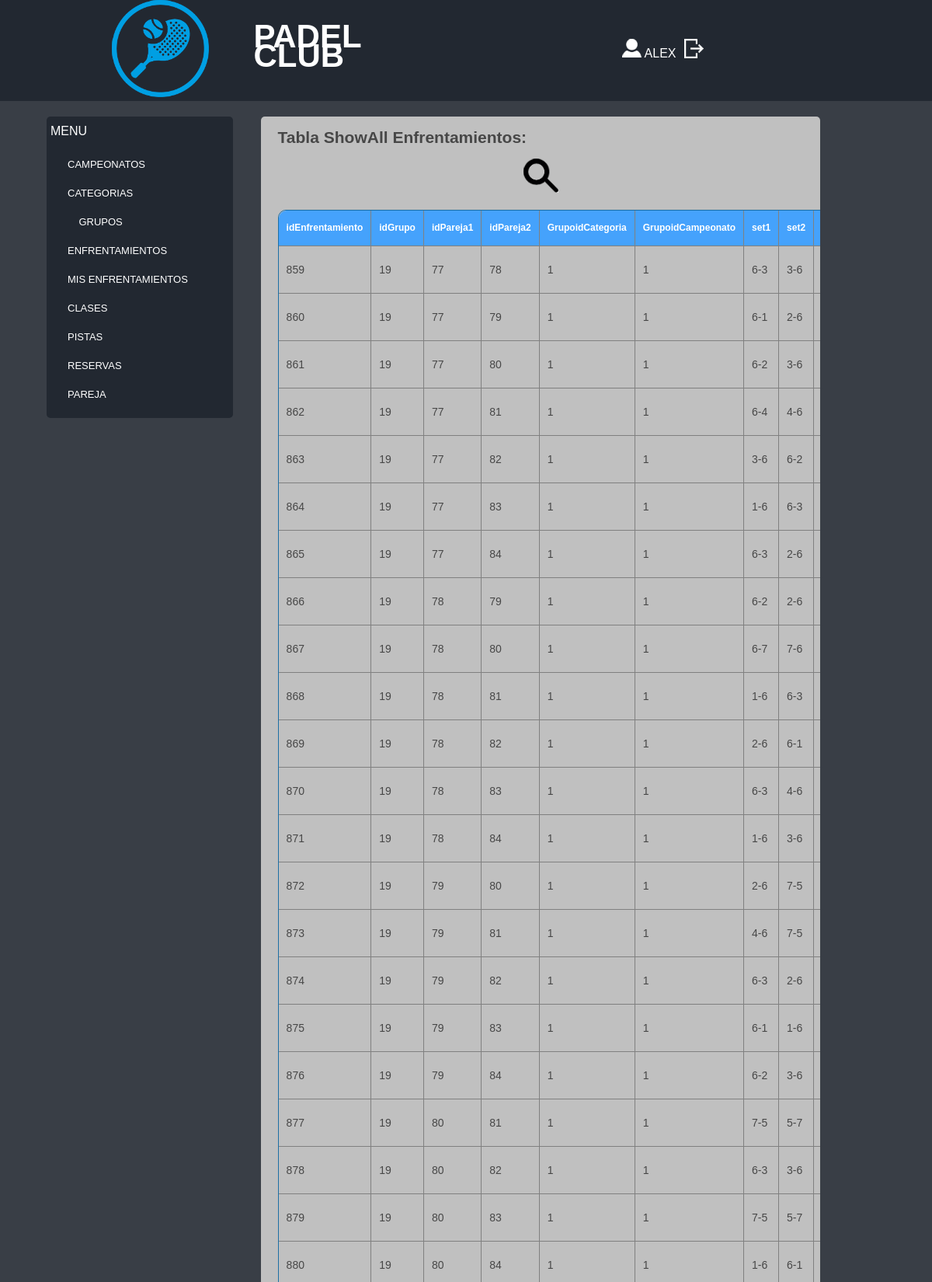
The page /Controllers/ENFRENTAMIENTOS_Controller.php (signed in, upper part) on the database its author committed.
### tables this page shows
CREATE TABLE `ENFRENTAMIENTO` (
  `idEnfrentamiento` int(10) NOT NULL,
  `idGrupo` int(10) NOT NULL,
  `idPareja1` int(10) NOT NULL,
  `idPareja2` int(10) NOT NULL,
  `GrupoidCategoria` int(10) NOT NULL,
  `GrupoidCampeonato` int(10) NOT NULL,
  `set1` varchar(3) DEFAULT '0-0',
  `set2` varchar(3) DEFAULT '0-0',
  `set3` varchar(3) DEFAULT '0-0',
  `fechaPropuesta` date DEFAULT NULL,
  `horaPropuesta` time DEFAULT NULL
);

### Models/ENFRENTAMIENTOS_Model.php (called while the page is built, shortened)
<?php
class ENFRENTAMIENTOS_Model {
	var $mysqli;
function __construct($idEnfrentamiento,$idGrupo,$idPareja1,$idPareja2,$GrupoIdCategoria,$GrupoIdCampeonato,$set1,$set2,$set3){
	include_once 'Access_DB.php';
	$this->mysqli = ConnectDB();
}
function _SHOWALL(){
	$sql = "SELECT * FROM ENFRENTAMIENTO";
	$result = $this->mysqli->query($sql);
	if($result ->num_rows >0){
		$j = 0;
		while($tupla = mysqli_fetch_assoc($result)){
		   $tuplas[$j] = $tupla;
		   $j++;
		}
		return $tuplas;
	}
	else{
		return  false;
	}
}
}
?>

### Models/Access_DB.php (called while the page is built)
<?php
function ConnectDB()
{
    $mysqli = new mysqli("", 'root', '' , 'ABP_11');
	if ($mysqli->connect_errno) {
		include '../View/MESSAGE_View.php';
		new MESSAGE("Fallo al conectar a MySQL: (" . $mysqli->connect_errno . ") " . $mysqli->connect_error, './index.php');
		return false;
	}
	else{
		return $mysqli;
	}
}
?>

### Views/ENFRENTAMIENTOS_SHOWALL_View.php (the view, shortened to what this page needs)
<?php
class ENFRENTAMIENTO_SHOWALL {
	function __construct($search,$lista,$array,$volver){
		$this->search = $search;
		$this->lista = $lista;
		$this->datos = $array;
		$this->render();
	}
	function render(){
		include 'Header.php';
?>
<div style="overflow-x:auto;">
				<h2><?php if(!$this->search){ echo 'Tabla ShowAll Enfrentamientos';}else{echo 'Tabla Busqueda Enfrentamientos';} ?>:</h2>
					<div id="anhadir-borrar" style="text-align: center;">
							<a href="<?php $_SERVER['PHP_SELF'] ?>?action=SEARCH"><img src="../Views/images/busqueda.png"></a>
					</div>
					<table class="tablas separador">
						<tr>
						<?php
						for($i=0; $i<count($this->lista);$i++){
								echo "<th>".$this->lista[$i]."</th>";
						}
						echo "<th>Acciones</th></tr>";
							for($j=0;$j<count($this->datos);$j++){
								echo "<tr>";
								for($i=0; $i<count($this->lista);$i++){
										echo "<td>".$this->datos[$j][($this->lista)[$i]]."</td>";
								}
								echo '<td><a href="'.$_SERVER['PHP_SELF'].'?action=SHOWCURRENT&'.($this->lista)[0].'='.$this->datos[$j][($this->lista)[0]].'"><img src="../Views/images/busqueda2.png"></a></td></tr>';
							}
							?>
					</table>
</div>
<?php
	include 'Footer.php';
	}
}
?>

### Views/css/style.css (style rules this page uses)
* { margin:0px; padding:0px; }
html, body { width:100%; padding:0; margin:0; }
body { background: #393E46;color: #474747;font: 14px/25px Arial, Helvetica, sans-serif; }
.content a { text-decoration:none; font-size:16px; }
.content p,h2,h3,h4,form,table { margin-left:3%; margin-right:3%; margin-top:2%; margin-bottom:2%; }
#anhadir-borrar { margin: 0 auto; }
.tablas { border: 1px solid #1C6EA4; border-collapse: collapse; overflow-x:auto; }
td { padding:10px; }
th { background-color: #45A2FC; padding:10px; color: #FFFFFF; font-size: 12px; }
.separador { border-radius: 10px; border-spacing: 0; border-collapse: separate; }
.separador td, table.separador th { border-bottom: 1px solid Gray; border-right: 1px solid Gray; }
.separador tr:first-child th:first-child, table.separador tr:first-child td:first-child { border-top-left-radius: 10px }

### rows shown on the page
enfrentamiento: idEnfrentamiento "859", idGrupo "19", idPareja1 "77", idPareja2 "78", GrupoidCategoria "1", GrupoidCampeonato "1", set1 "6-3", set2 "3-6"
enfrentamiento: idEnfrentamiento "860", idGrupo "19", idPareja1 "77", idPareja2 "79", GrupoidCategoria "1", GrupoidCampeonato "1", set1 "6-1", set2 "2-6"
enfrentamiento: idEnfrentamiento "861", idGrupo "19", idPareja1 "77", idPareja2 "80", GrupoidCategoria "1", GrupoidCampeonato "1", set1 "6-2", set2 "3-6"
enfrentamiento: idEnfrentamiento "862", idGrupo "19", idPareja1 "77", idPareja2 "81", GrupoidCategoria "1", GrupoidCampeonato "1", set1 "6-4", set2 "4-6"
enfrentamiento: idEnfrentamiento "863", idGrupo "19", idPareja1 "77", idPareja2 "82", GrupoidCategoria "1", GrupoidCampeonato "1", set1 "3-6", set2 "6-2"
enfrentamiento: idEnfrentamiento "864", idGrupo "19", idPareja1 "77", idPareja2 "83", GrupoidCategoria "1", GrupoidCampeonato "1", set1 "1-6", set2 "6-3"
enfrentamiento: idEnfrentamiento "865", idGrupo "19", idPareja1 "77", idPareja2 "84", GrupoidCategoria "1", GrupoidCampeonato "1", set1 "6-3", set2 "2-6"
enfrentamiento: idEnfrentamiento "866", idGrupo "19", idPareja1 "78", idPareja2 "79", GrupoidCategoria "1", GrupoidCampeonato "1", set1 "6-2", set2 "2-6"
enfrentamiento: idEnfrentamiento "867", idGrupo "19", idPareja1 "78", idPareja2 "80", GrupoidCategoria "1", GrupoidCampeonato "1", set1 "6-7", set2 "7-6"
enfrentamiento: idEnfrentamiento "868", idGrupo "19", idPareja1 "78", idPareja2 "81", GrupoidCategoria "1", GrupoidCampeonato "1", set1 "1-6", set2 "6-3"
enfrentamiento: idEnfrentamiento "869", idGrupo "19", idPareja1 "78", idPareja2 "82", GrupoidCategoria "1", GrupoidCampeonato "1", set1 "2-6", set2 "6-1"
enfrentamiento: idEnfrentamiento "870", idGrupo "19", idPareja1 "78", idPareja2 "83", GrupoidCategoria "1", GrupoidCampeonato "1", set1 "6-3", set2 "4-6"
enfrentamiento: idEnfrentamiento "871", idGrupo "19", idPareja1 "78", idPareja2 "84", GrupoidCategoria "1", GrupoidCampeonato "1", set1 "1-6", set2 "3-6"
enfrentamiento: idEnfrentamiento "872", idGrupo "19", idPareja1 "79", idPareja2 "80", GrupoidCategoria "1", GrupoidCampeonato "1", set1 "2-6", set2 "7-5"
enfrentamiento: idEnfrentamiento "873", idGrupo "19", idPareja1 "79", idPareja2 "81", GrupoidCategoria "1", GrupoidCampeonato "1", set1 "4-6", set2 "7-5"
enfrentamiento: idEnfrentamiento "874", idGrupo "19", idPareja1 "79", idPareja2 "82", GrupoidCategoria "1", GrupoidCampeonato "1", set1 "6-3", set2 "2-6"
enfrentamiento: idEnfrentamiento "875", idGrupo "19", idPareja1 "79", idPareja2 "83", GrupoidCategoria "1", GrupoidCampeonato "1", set1 "6-1", set2 "1-6"
enfrentamiento: idEnfrentamiento "876", idGrupo "19", idPareja1 "79", idPareja2 "84", GrupoidCategoria "1", GrupoidCampeonato "1", set1 "6-2", set2 "3-6"
enfrentamiento: idEnfrentamiento "877", idGrupo "19", idPareja1 "80", idPareja2 "81", GrupoidCategoria "1", GrupoidCampeonato "1", set1 "7-5", set2 "5-7"
enfrentamiento: idEnfrentamiento "878", idGrupo "19", idPareja1 "80", idPareja2 "82", GrupoidCategoria "1", GrupoidCampeonato "1", set1 "6-3", set2 "3-6"
enfrentamiento: idEnfrentamiento "879", idGrupo "19", idPareja1 "80", idPareja2 "83", GrupoidCategoria "1", GrupoidCampeonato "1", set1 "7-5", set2 "5-7"
enfrentamiento: idEnfrentamiento "880", idGrupo "19", idPareja1 "80", idPareja2 "84", GrupoidCategoria "1", GrupoidCampeonato "1", set1 "1-6", set2 "6-1"

### other values the page prints
$_SESSION['login'] "ALEX"
$this->lista[$i] "idEnfrentamiento"
$this->lista[$i] "idGrupo"
$this->lista[$i] "idPareja1"
$this->lista[$i] "idPareja2"
$this->lista[$i] "GrupoidCategoria"
$this->lista[$i] "GrupoidCampeonato"
$this->lista[$i] "set1"
$this->lista[$i] "set2"
